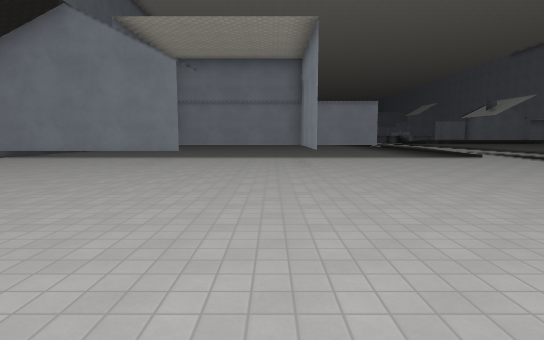
view 1 (above)

18 first-person views from a walk through a level from a Godot 3-D game. The camera is 1.5 m above the floor, tilts 6° down and sees 80° across. The floor is counted in squares, 2 m on a side. Each view is taken from the middle of a square. On the plan, view 1 faces up. The plan holds only what a view shows up to about 11 squares ahead; the rest is blank. The place goes on beyond the plan. Surface patterns are stand-ins for the level's own textures.

view 2
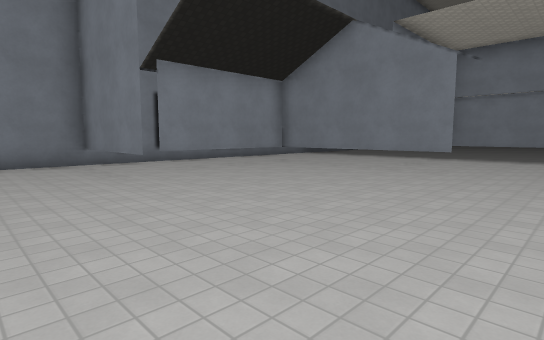

view 3
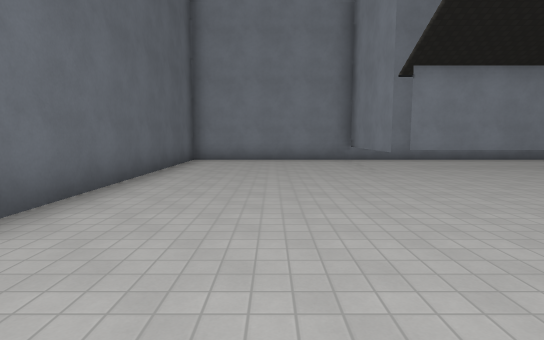

view 4
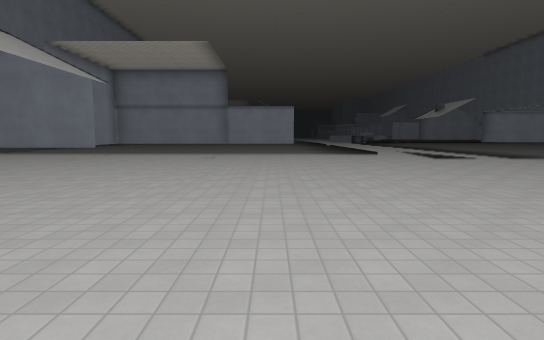

view 5
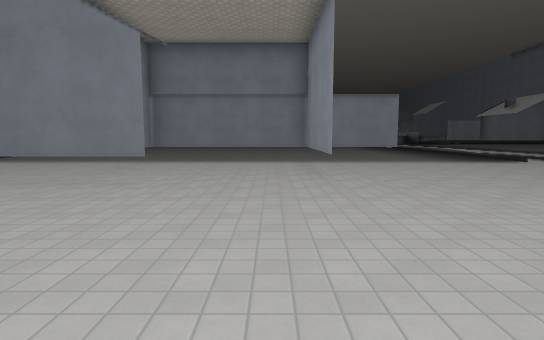

view 6
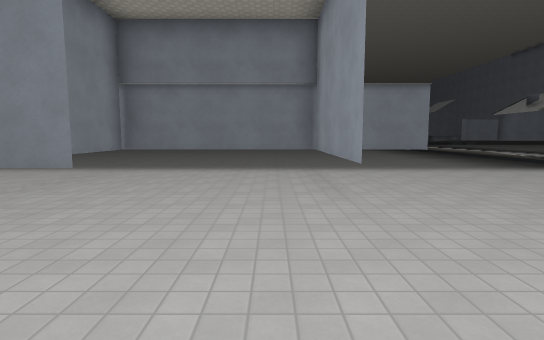

view 7
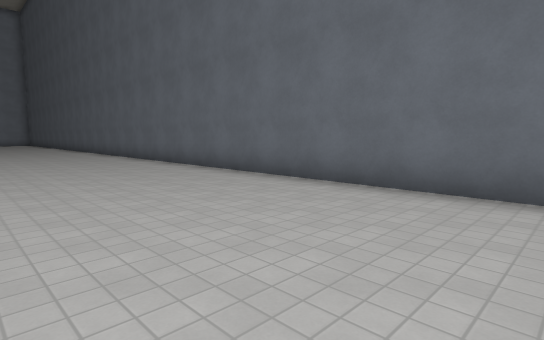

view 8
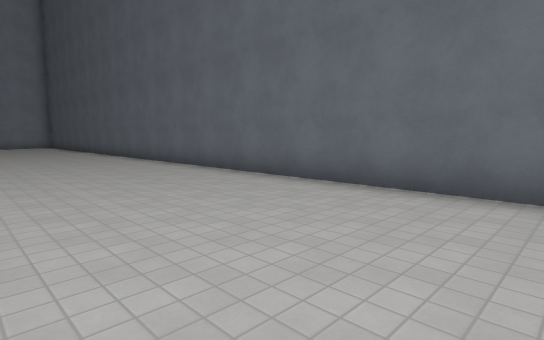

view 9
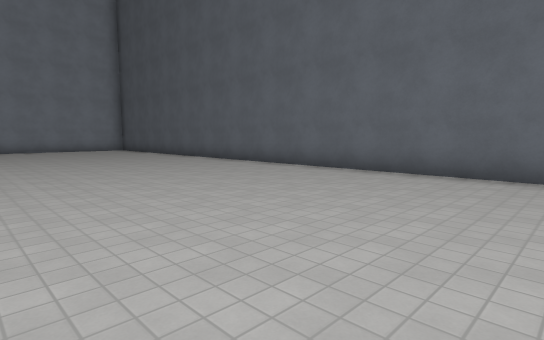

view 10
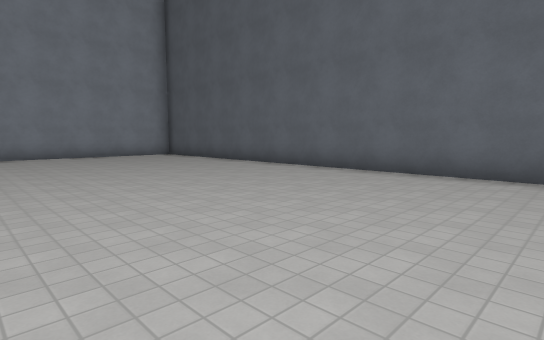

view 11
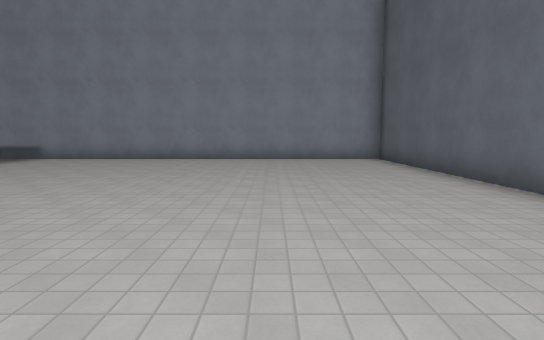

view 12
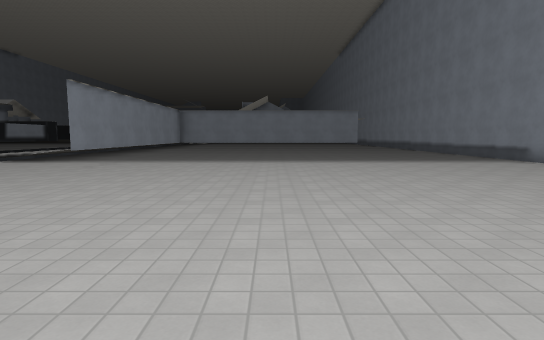

view 13
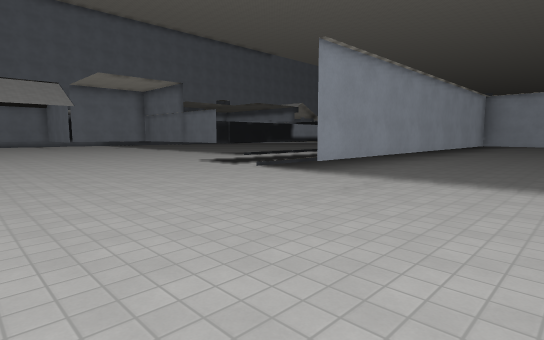

view 14
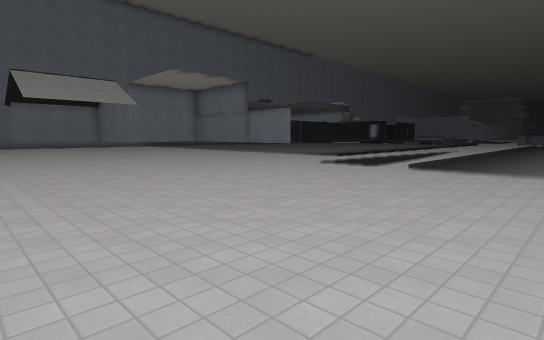

view 15
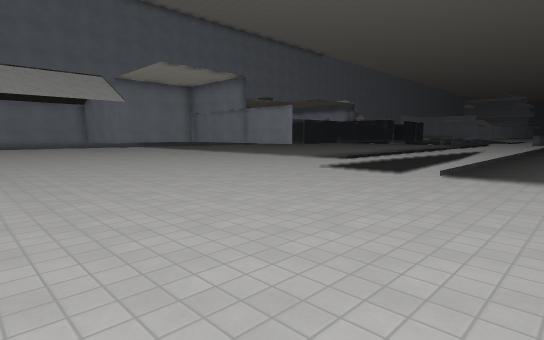

view 16
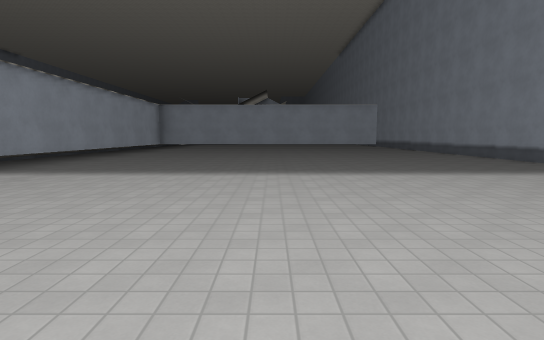

view 17
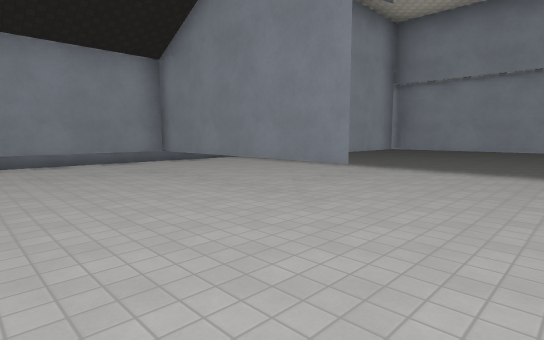

view 18
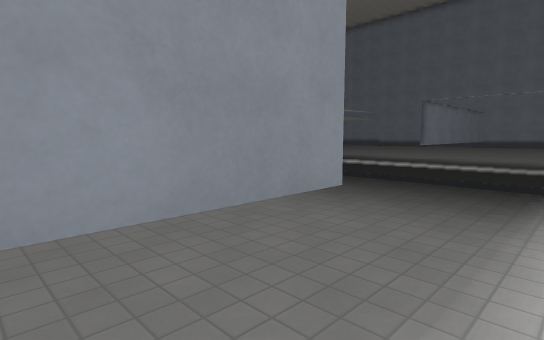

### Floor plan
Key: @ floor where view 1 was taken; # wall or solid block; . floor; = window, fence, low wall or low ledge; ^ raised ledge; T thing the floor can be seen under or through.
Columns run from 10 left of view 1 to 27 right of it. Each row starts with its distance up from view 1.
 14                 =     = ^
 13                 =.....=^^            ^
 12       #^^^^#^^^ =.....= ^            ^
 11       #....#..........=^^            ^
 10  #....T....#..........=^^            ^
  9  #.... ....#..........=^^            ^
  8  #.TTTTT...#............#............#
  7  #.T ...................#............#
  6  #.T.................................#
  5  #.T.................................#
  4  #.T.................................#
  3 ##TTT................................#
  2 #....................................#
  1 #....................................#
  0 #.........@..........................#
 -1 #....................................#
 -2 #....................................#
 -3 ######################################

Where each view was taken, in squares from view 1:
view 1: 0 up, 0 right, facing up
view 2: 0 up, 0 right, facing up-left
view 3: 0 up, 1 right, facing left
view 4: 2 down, 3 right, facing up
view 5: 2 up, 0 right, facing up
view 6: 4 up, 0 right, facing up
view 7: 2 up, 4 left, facing down-right
view 8: 2 up, 3 right, facing down-right
view 9: 4 up, 9 right, facing down-right
view 10: 4 up, 14 right, facing down-right
view 11: 1 up, 16 right, facing right
view 12: 1 down, 19 right, facing up
view 13: 3 up, 17 right, facing up-left
view 14: 1 up, 14 right, facing up-left
view 15: 2 up, 13 right, facing up-left
view 16: 2 up, 19 right, facing up
view 17: 4 up, 0 right, facing up-left
view 18: 11 up, 2 right, facing up-right
